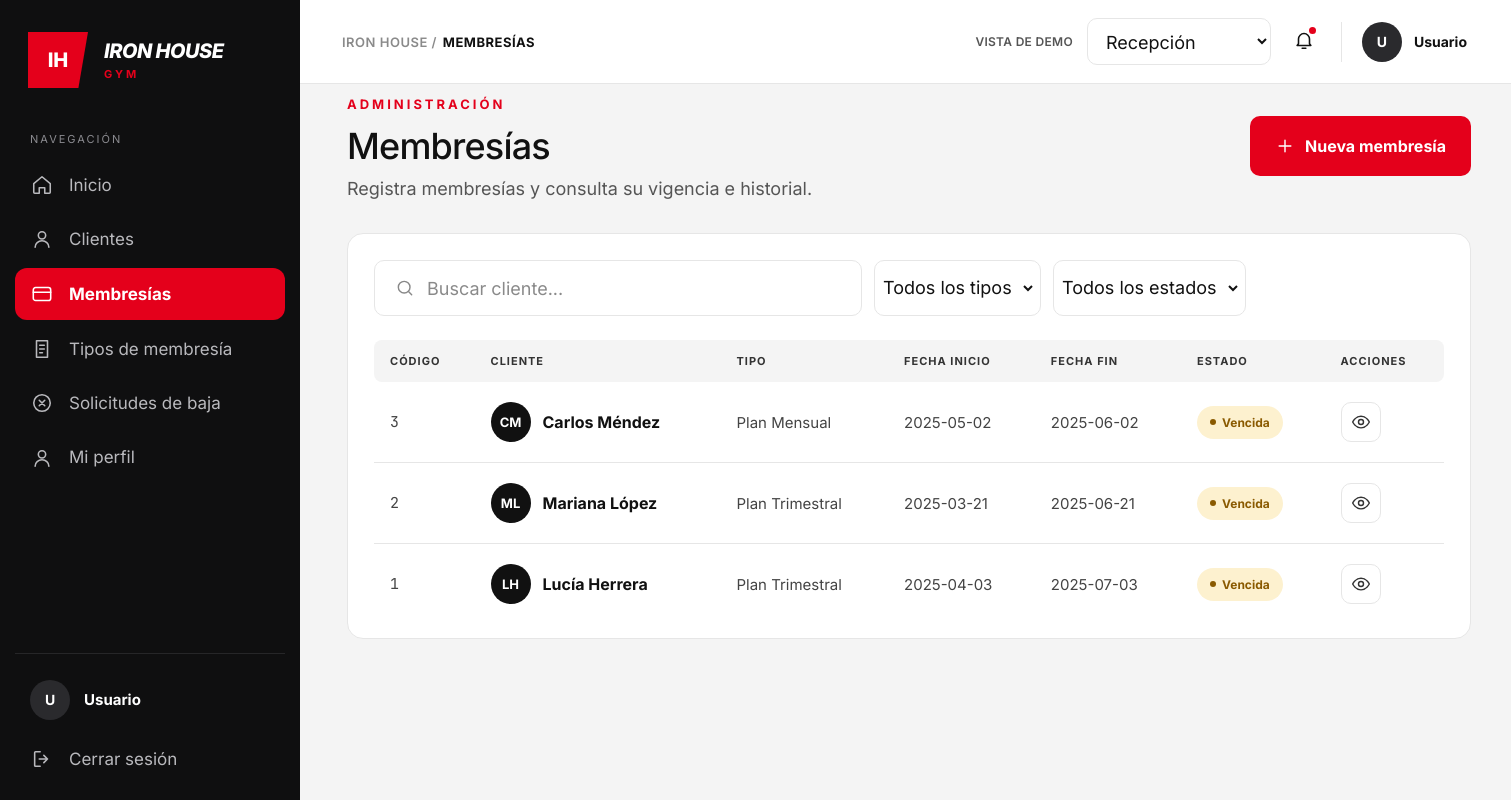
/recep/membresias.php, run on the app's committed database.
### tables this page shows
CREATE TABLE `suscripciones_cliente` (
  `id_suscripcion` int(11) NOT NULL,
  `id_cliente` int(11) NOT NULL,
  `id_membresia` int(11) NOT NULL,
  `fecha_inicio` date NOT NULL,
  `fecha_fin` date NOT NULL,
  `estado_suscripcion` enum('Vigente','Vencida','Dada de Baja') DEFAULT 'Vigente'
);

CREATE TABLE `membresias` (
  `id_membresia` int(11) NOT NULL,
  `nombre_plan` varchar(50) NOT NULL,
  `descripcion` text DEFAULT NULL,
  `duracion_dias` int(11) NOT NULL,
  `precio` decimal(10,2) NOT NULL,
  `estado` enum('Activo','Inactivo') NOT NULL DEFAULT 'Activo'
);

### recep/membresias.php (the view, shortened to what this page needs)
<?php
require_once __DIR__ . '/helpers.php';
require_once __DIR__ . '/conexion.php';
$usuario = [
    'nombre' => $_SESSION['nombre_completo'] ?? 'Usuario',
    'rol'    => $_SESSION['rol'] ?? ''
];
$paginaActual = 'membresias';
$menu = [
    'inicio'      => ['Inicio',              'home',     'recepcion_panel.php'],
    'clientes'    => ['Clientes',            'user',     'clientes.php'],
    'membresias'  => ['Membresías',          'card',     'membresias.php'],
    'tiposd'       => ['Tipos de membresía',  'doc',      'tipos.php'],
    'solicitudes' => ['Solicitudes de baja', 'x-circle', 'solicitudes.php'],
    'perfil'      => ['Mi perfil',           'user',     'perfil.php'],
];
$q = trim((string)($_GET['q'] ?? ''));
$membresias = [];
$errorDb = '';
try {
    $sql = "SELECT
                s.id_suscripcion,
                CONCAT(c.nombre, ' ', c.apellido) AS nombre_completo,
                m.nombre_plan,
                s.fecha_inicio,
                s.fecha_fin,
                s.estado_suscripcion
            FROM
                suscripciones_cliente s
            LEFT JOIN
                clientes c ON s.id_cliente = c.id_cliente
            LEFT JOIN
                membresias m ON s.id_membresia = m.id_membresia
            WHERE 1=1";
    $sql .= " ORDER BY s.id_suscripcion DESC";
    $stmt = mysqli_prepare($cnx, $sql);
    mysqli_stmt_execute($stmt);
    $resultado = mysqli_stmt_get_result($stmt);
    while ($fila = mysqli_fetch_assoc($resultado)) {
        $membresias[] = $fila;
    }
} catch (Throwable $e) {
    error_log($e->getMessage());
    $errorDb = 'No se pudieron cargar las membresias.';
}
?>
<!DOCTYPE html>
<html lang="es">
<head>
  <link rel="stylesheet" href="css/style.css">
  <link rel="stylesheet" href="css/usuarios.css">
  <link rel="stylesheet" href="css/modal.css">
</head>
<body>
<div class="layout">
  <aside class="sidebar">
    <div class="brand">
      <div class="brand-mark">IH</div>
      <div class="brand-text">
        <span class="brand-name">IRON HOUSE</span>
        <span class="brand-sub">GYM</span>
      </div>
    </div>
    <p class="nav-title">Navegación</p>
    <nav class="nav">
      <?php foreach ($menu as $clave => [$texto, $ico, $url]): ?>
        <a href="<?= e($url) ?>" class="nav-item <?= $clave === $paginaActual ? 'is-active' : '' ?>">
          <?= icono($ico, 22) ?>
          <span><?= e($texto) ?></span>
        </a>
      <?php endforeach; ?>
    </nav>
    <div class="sidebar-footer">
      <div class="sidebar-user">
        <span class="avatar avatar-dark"><?= e(iniciales($usuario['nombre'])) ?></span>
        <div>
          <strong><?= e($usuario['nombre']) ?></strong>
        </div>
      </div>
      <a href="logout.php" class="nav-item" data-abrir-modal="modal-cerrar-sesion">
        <?= icono('logout', 22) ?><span>Cerrar sesión</span>
      </a>
    </div>
  </aside>
  <div class="main">
    <header class="topbar">
      <div class="breadcrumb"><span>IRON HOUSE /</span> <b>MEMBRESÍAS</b></div>
      <div class="topbar-right">
        <span class="demo-label">VISTA DE DEMO</span>
        <select class="role-select" aria-label="Rol de la vista de demo" onchange="redirigir(this)">
          <option value="recepcion_panel.php" selected>Recepción</option>
        </select>
        <button class="bell" aria-label="Notificaciones">
          <?= icono('bell', 22) ?><i class="bell-dot"></i>
        </button>
        <div class="user-chip">
          <span class="avatar avatar-dark"><?= e(iniciales($usuario['nombre'])) ?></span>
          <div>
            <strong><?= e($usuario['nombre']) ?></strong>
          </div>
        </div>
      </div>
    </header>
    <main class="content">
      <div class="page-head">
        <div>
          <p class="eyebrow">ADMINISTRACIÓN</p>
          <h1>Membresías</h1>
          <p class="lead lead-tight">Registra membresías y consulta su vigencia e historial.</p>
        </div>
        <button type="button" class="btn btn-red btn-icon" data-abrir-modal="modal-registrar-membresia">
          <?= icono('plus', 20) ?>Nueva membresía
        </button>
      </div>
      <section class="panel panel-table">
        <form method="get" class="toolbar">
          <label class="input input-search">
            <?= icono('search', 20) ?>
            <input type="search" name="q" value="<?= e($q) ?>" placeholder="Buscar cliente...">
          </label>
          <label class="input input-select">
            <select name="tipo" onchange="this.form.submit()" aria-label="Filtrar por tipo">
              <option value="">Todos los tipos</option>
            </select>
          </label>
          <label class="input input-select">
            <select name="estado" onchange="this.form.submit()" aria-label="Filtrar por estado">
              <option value="">Todos los estados</option>
            </select>
          </label>
        </form>
        <div class="table-wrap">
          <table class="table">
            <thead>
              <tr>
                <th>Código</th>
                <th>Cliente</th>
                <th>Tipo</th>
                <th>Fecha Inicio</th>
                <th>Fecha Fin</th>
                <th>Estado</th>
                <th>Acciones</th>
              </tr>
            </thead>
            <tbody>
            <?php if ($errorDb !== ''): ?>
              <tr>
                <td colspan="7"><?= e($errorDb) ?></td>
              </tr>
            <?php else: ?>
              <?php foreach ($membresias as $u): ?>
                <?php
                $id = (int)$u['id_suscripcion'];
                $nombreCompleto = (string)$u['nombre_completo'];
                $activo = $u['estado_suscripcion'] === 'Vigente';
                ?>
                <tr>
                  <td class="mono">
                    <?= $id ?>
                  </td>
                  <td>
                    <div class="person">
                      <span class="avatar avatar-md">
                        <?= e(iniciales($nombreCompleto)) ?>
                      </span>
                      <strong><?= e($nombreCompleto) ?></strong>
                    </div>
                  </td>
                  <td class="muted-strong">
                    <?= e((string)$u['nombre_plan']) ?>
                  </td>
                  <td class="muted-strong">
                    <?= e((string)$u['fecha_inicio']) ?>
                  </td>
                  <td class="muted-strong">
                    <?= e((string)$u['fecha_fin']) ?>
                  </td>
                  <td>
                    <span class="pill <?= $activo ? 'pill-ok' : 'pill-warn' ?>">
                      <i></i>
                      <?= $activo ? 'Vigente' : 'Vencida' ?>
                    </span>
                  </td>
                  <td class="text-center">
                    <div class="row-actions">
                      <a href="membresia-ver.php?id=<?= $id ?>"
                        class="icon-btn"
                        title="Ver detalle">
                        <?= icono('eye', 20) ?>
                      </a>
                    </div>
                  </td>
                </tr>
              <?php endforeach; ?>
            <?php endif; ?>
            </tbody>
          </table>
        </div>
      </section>
    </main>
  </div>
</div>
</body>
</html>

### recep/helpers.php
<?php
function e(string $v): string
{
    return htmlspecialchars($v, ENT_QUOTES, 'UTF-8');
}
function iniciales(string $nombre): string
{
    $partes = preg_split('/\s+/', trim($nombre));
    $ini = '';
    foreach (array_slice($partes, 0, 2) as $p) {
        $ini .= mb_strtoupper(mb_substr($p, 0, 1));
    }
    return $ini;
}
function icono(string $nombre, int $size = 20): string
{
    static $paths = [
        'home'     => '<path d="M3 10.5 12 3l9 7.5V20a1 1 0 0 1-1 1h-5v-6H9v6H4a1 1 0 0 1-1-1z"/>',
        'users'    => '<circle cx="9" cy="8" r="3.5"/><path d="M2.5 20c0-3.6 2.9-6 6.5-6s6.5 2.4 6.5 6"/><path d="M16 4.6a3.5 3.5 0 0 1 0 6.8"/><path d="M18 14.3c2.2.7 3.5 2.6 3.5 5.7"/>',
        'user'     => '<circle cx="12" cy="8" r="4"/><path d="M4.5 21c0-4.2 3.4-7 7.5-7s7.5 2.8 7.5 7"/>',
        'card'     => '<rect x="2.5" y="5" width="19" height="14" rx="2.5"/><path d="M2.5 10h19"/>',
        'doc'      => '<path d="M6 3h12v18H6z"/><path d="M9.5 8h5M9.5 12h5M9.5 16h3"/>',
        'dumbbell' => '<path d="M3 8v8M7 5v14M17 5v14M21 8v8M7 12h10"/>',
        'x-circle' => '<circle cx="12" cy="12" r="9"/><path d="m9 9 6 6M15 9l-6 6"/>',
        'shield'   => '<path d="M12 3 4.5 6v5.5c0 4.5 3 8 7.5 9.5 4.5-1.5 7.5-5 7.5-9.5V6z"/><path d="m9 12 2.3 2.3L15.5 10"/>',
        'logout'   => '<path d="M10 4H5a1 1 0 0 0-1 1v14a1 1 0 0 0 1 1h5"/><path d="M14 8l4 4-4 4M18 12H9"/>',
        'bell'     => '<path d="M6 16V11a6 6 0 1 1 12 0v5l1.5 2h-15z"/><path d="M10 21h4"/>',
        'edit'     => '<path d="M4 20h4L19 9a2.1 2.1 0 0 0-3-3L5 17z"/><path d="m14.5 7.5 3 3"/>',
        'power'    => '<path d="M12 3v8"/><path d="M6.3 6.6a8 8 0 1 0 11.4 0"/>',
        'check-circle' => '<circle cx="12" cy="12" r="9"/><path d="m8.5 12.3 2.4 2.4 4.6-5"/>',
        'key'      => '<circle cx="8" cy="15" r="4"/><path d="m11 12 8.5-8.5M16 7l3 3M14 9l2 2"/>',
        'lock'     => '<rect x="5" y="11" width="14" height="10" rx="2.5"/><path d="M8 11V8a4 4 0 0 1 8 0v3"/>',
        'eye-off'  => '<path d="M3 3l18 18"/><path d="M10.6 5.2A9.7 9.7 0 0 1 12 5c6.4 0 10 7 10 7a17 17 0 0 1-3.2 3.9M6.6 6.6A17 17 0 0 0 2 12s3.6 7 10 7a9.6 9.6 0 0 0 4-.9"/><path d="M9.9 9.9a3 3 0 0 0 4.2 4.2"/>',
        'check'    => '<path d="m5 12.5 4.5 4.5L19 7.5"/>',
        'plus'     => '<path d="M12 5v14M5 12h14"/>',
        'eye'      => '<path d="M2 12s3.6-7 10-7 10 7 10 7-3.6 7-10 7S2 12 2 12z"/><circle cx="12" cy="12" r="3"/>',
        'search'   => '<circle cx="11" cy="11" r="7"/><path d="m20 20-3.5-3.5"/>',
        'trend'    => '<path d="m3 17 6-6 4 4 8-8"/><path d="M15 7h6v6"/>',
        'chevron'  => '<path d="m9 6 6 6-6 6"/>',
        'chevron-down' => '<path d="m6 9 6 6 6-6"/>',
    ];
    $p = $paths[$nombre] ?? '';
    return '<svg class="ico" width="' . $size . '" height="' . $size . '" viewBox="0 0 24 24" fill="none" '
         . 'stroke="currentColor" stroke-width="1.7" stroke-linecap="round" stroke-linejoin="round" aria-hidden="true">'
         . $p . '</svg>';
}

### recep/css/usuarios.css (style rules this page uses)
.btn-icon { gap: 10px; padding: 19px 24px; font-size: 16px; }
.panel-table { padding: 26px 26px 14px; }
.toolbar { display: flex; gap: 12px; margin-bottom: 24px; flex-wrap: wrap; }
.toolbar .input { height: 56px; }
.input-search { width: 488px; max-width: 100%; }
.input-select { padding: 0 12px; }
.input-select select { font-size: 18px; padding-right: 8px; }
.table-wrap { overflow-x: auto; }
.table { width: 100%; border-collapse: collapse; min-width: 1060px; }
.table thead th { background: #f4f4f4; text-align: left; font-size: 11px; font-weight: 700; letter-spacing: 1px; text-transform: uppercase; color: #333; padding: 14px 16px; }
.table thead th:first-child { border-radius: 8px 0 0 8px; }
.table thead th:last-child { border-radius: 0 8px 8px 0; }
.table tbody td { padding: 20px 16px; border-bottom: 1px solid var(--line); vertical-align: middle; font-size: 15px; }
.table tbody tr:last-child td { border-bottom: 0; }
.mono { font-family: "JetBrains Mono", ui-monospace, Menlo, Consolas, monospace; font-size: 13px; color: #444; white-space: nowrap; }
.muted-strong { color: #444; }
.person { display: flex; align-items: center; gap: 12px; }
.person strong { font-size: 16px; font-weight: 700; white-space: nowrap; }
.avatar-md { width: 40px; height: 40px; background: #111; font-size: 13px; }
.pill { padding: 9px 13px; font-size: 12px; }
.row-actions { display: flex; align-items: center; gap: 6px; white-space: nowrap; }
.icon-btn { position: relative; width: 40px; height: 40px; display: inline-grid; place-items: center; border: 1px solid var(--line); border-radius: 10px; background: #fff; color: #333; cursor: pointer; font: inherit; padding: 0; transition: background .15s, color .15s, border-color .15s; }

### data on the page
suscripciones_cliente: id_suscripcion "3", nombreCompleto "CM", nombreCompleto "Carlos Méndez", id_membresia.nombre_plan "Plan Mensual", fecha_inicio "2025-05-02", fecha_fin "2025-06-02", estado_suscripcion "Vencida", $size 20 (drawn)
suscripciones_cliente: id_suscripcion "2", nombreCompleto "ML", nombreCompleto "Mariana López", id_membresia.nombre_plan "Plan Trimestral", fecha_inicio "2025-03-21", fecha_fin "2025-06-21", estado_suscripcion "Vencida", $size 20 (drawn)
suscripciones_cliente: id_suscripcion "1", nombreCompleto "LH", nombreCompleto "Lucía Herrera", id_membresia.nombre_plan "Plan Trimestral", fecha_inicio "2025-04-03", fecha_fin "2025-07-03", estado_suscripcion "Vencida", $size 20 (drawn)

### other printed values
$texto "Inicio"
$texto "Clientes"
$texto "Membresías"
$texto "Tipos de membresía"
$texto "Solicitudes de baja"
$texto "Mi perfil"
iniciales($usuario['nombre']) "U"
$usuario['nombre'] "Usuario"
